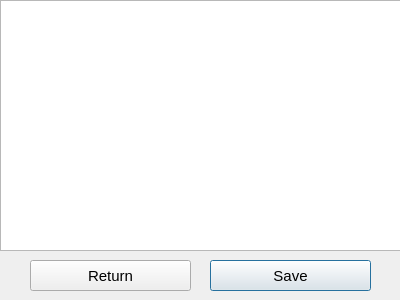
<?xml version="1.0" encoding="UTF-8"?>
<ui version="4.0">
 <class>Dialog</class>
 <widget class="QDialog" name="Dialog">
  <property name="geometry">
   <rect>
    <x>0</x>
    <y>0</y>
    <width>400</width>
    <height>300</height>
   </rect>
  </property>
  <property name="windowTitle">
   <string>Dialog</string>
  </property>
  <widget class="QTextEdit" name="texting">
   <property name="geometry">
    <rect>
     <x>0</x>
     <y>0</y>
     <width>401</width>
     <height>251</height>
    </rect>
   </property>
  </widget>
  <widget class="QPushButton" name="sv_btn">
   <property name="geometry">
    <rect>
     <x>210</x>
     <y>260</y>
     <width>161</width>
     <height>31</height>
    </rect>
   </property>
   <property name="font">
    <font>
     <pointsize>11</pointsize>
    </font>
   </property>
   <property name="text">
    <string>Save</string>
   </property>
  </widget>
  <widget class="QPushButton" name="pushButton">
   <property name="geometry">
    <rect>
     <x>30</x>
     <y>260</y>
     <width>161</width>
     <height>31</height>
    </rect>
   </property>
   <property name="font">
    <font>
     <pointsize>11</pointsize>
    </font>
   </property>
   <property name="text">
    <string>Return</string>
   </property>
  </widget>
 </widget>
 <resources/>
 <connections/>
</ui>
